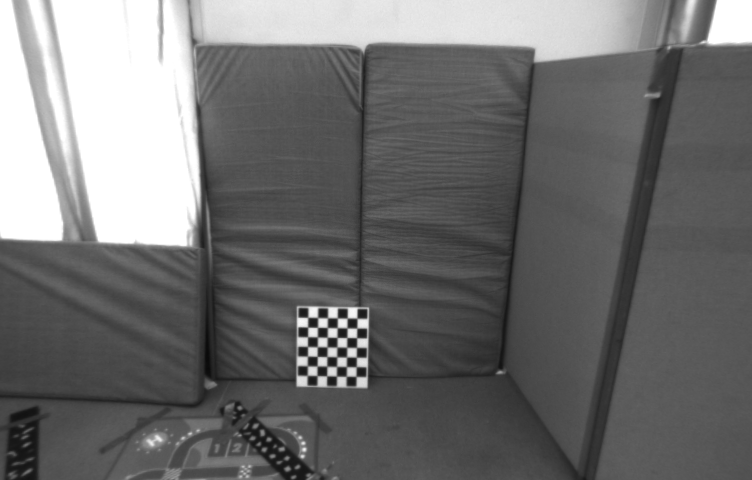
#> input picture labSession2/image1.png, 752 x 480 px
$ python plotData_v2.py
#> lines starting #> are read from the running program, lines starting #| are printed output that depends on the picture
#####################################################################################
#
# MRGCV Unizar - Computer vision - Laboratory 2
#
# Title: Homography, Fundamental Matrix and Two View SfM
#
# Date: 5 September 2024
#
#####################################################################################
#
# Authors: Jesus Bermudez, Richard Elvira, Jose Lamarca, JMM Montiel
#
# Version: 2.0
#
#####################################################################################

from mpl_toolkits.mplot3d import Axes3D

import matplotlib.pyplot as plt
import numpy as np
import cv2


# Ensamble T matrix
# [22 lines left out: functions ensamble_T, plotLabeledImagePoints, not called in this run]


def plotNumberedImagePoints(x,strColor,offset):
    """
        Plot indexes of points on a 2D image.
         -input:
             x: Points coordinates.
             strColor: Color of the text.
             offset: Offset from the point to the text.
         -output: None
         """
    for k in range(x.shape[1]):
        plt.text(x[0, k]+offset[0], x[1, k]+offset[1], str(k), color=strColor)


# [25 lines left out: functions plotLabelled3DPoints, plotNumbered3DPoints, not called in this run]

def draw3DLine(ax, xIni, xEnd, strStyle, lColor, lWidth):
    """
    Draw a segment in a 3D plot
    -input:
        ax: axis handle
        xIni: Initial 3D point.
        xEnd: Final 3D point.
        strStyle: Line style.
        lColor: Line color.
        lWidth: Line width.
    """
    ax.plot([np.squeeze(xIni[0]), np.squeeze(xEnd[0])], [np.squeeze(xIni[1]), np.squeeze(xEnd[1])], [np.squeeze(xIni[2]), np.squeeze(xEnd[2])],
            strStyle, color=lColor, linewidth=lWidth)

def drawRefSystem(ax, T_w_c, strStyle, nameStr):
    """
        Draw a reference system in a 3D plot: Red for X axis, Green for Y axis, and Blue for Z axis
    -input:
        ax: axis handle
        T_w_c: (4x4 matrix) Reference system C seen from W.
        strStyle: lines style.
        nameStr: Name of the reference system.
    """
    draw3DLine(ax, T_w_c[0:3, 3:4], T_w_c[0:3, 3:4] + T_w_c[0:3, 0:1], strStyle, 'r', 1)
    draw3DLine(ax, T_w_c[0:3, 3:4], T_w_c[0:3, 3:4] + T_w_c[0:3, 1:2], strStyle, 'g', 1)
    draw3DLine(ax, T_w_c[0:3, 3:4], T_w_c[0:3, 3:4] + T_w_c[0:3, 2:3], strStyle, 'b', 1)
    ax.text(np.squeeze( T_w_c[0, 3]+0.1), np.squeeze( T_w_c[1, 3]+0.1), np.squeeze( T_w_c[2, 3]+0.1), nameStr)

if __name__ == '__main__':
    np.set_printoptions(precision=4,linewidth=1024,suppress=True)


    # Load ground truth
    T_w_c1 = np.loadtxt('T_w_c1.txt')
    T_w_c2 = np.loadtxt('T_w_c2.txt')

    K_c = np.loadtxt('K_c.txt')
    X_w = np.loadtxt('X_w.txt')

    x1 = np.loadtxt('x1Data.txt')
    x2 = np.loadtxt('x2Data.txt')


    ##Plot the 3D cameras and the 3D points
    fig3D = plt.figure(3)

    ax = plt.axes(projection='3d', adjustable='box')
    ax.set_xlabel('X')
    ax.set_ylabel('Y')
    ax.set_zlabel('Z')

    drawRefSystem(ax, np.eye(4, 4), '-', 'W')
    drawRefSystem(ax, T_w_c1, '-', 'C1')
    drawRefSystem(ax, T_w_c2, '-', 'C2')

    ax.scatter(X_w[0, :], X_w[1, :], X_w[2, :], marker='.')
    #Wilson: Add here you point!
    #plotNumbered3DPoints(ax, X_w, 'r', (0.1, 0.1, 0.1)) # For plotting with numbers (choose one of the both options)

    #Matplotlib does not correctly manage the axis('equal')
    xFakeBoundingBox = np.linspace(0, 4, 2)
    yFakeBoundingBox = np.linspace(0, 4, 2)
    zFakeBoundingBox = np.linspace(0, 4, 2)
    plt.plot(xFakeBoundingBox, yFakeBoundingBox, zFakeBoundingBox, 'w.')
    print('Close the figure to continue. Left button for orbit, right button for zoom.')
    plt.show()
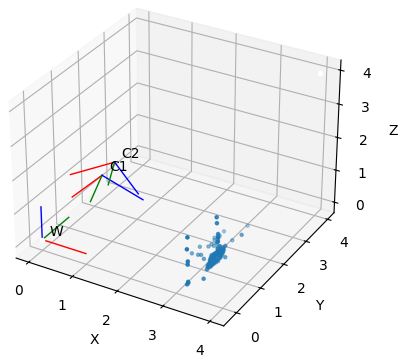
#> figure drawn by matplotlib, 1 panel

    ## 2D plotting example
    img1 = cv2.cvtColor(cv2.imread('image1.png'), cv2.COLOR_BGR2RGB)
#> img1 is the input picture: shape (480, 752, 3); min 10, max 255, mean 111.4
    img2 = cv2.cvtColor(cv2.imread('image2.png'), cv2.COLOR_BGR2RGB)
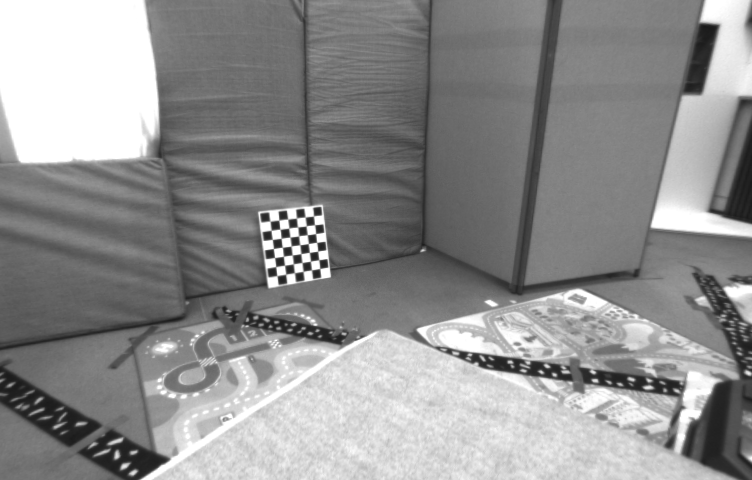
#> input picture labSession2/image2.png, 752 x 480 px
#> img2 is the input picture: shape (480, 752, 3); min 25, max 255, mean 143.5


    plt.figure(1)
    plt.imshow(img1, cmap='gray', vmin=0, vmax=255)
    plt.plot(x1[0, :], x1[1, :],'rx', markersize=10)
    plotNumberedImagePoints(x1, 'r', (10,0)) # For plotting with numbers (choose one of the both options)
    plt.title('Image 1')
    plt.draw()  # We update the figure display
    print('Click in the image to continue...')
    plt.waitforbuttonpress()
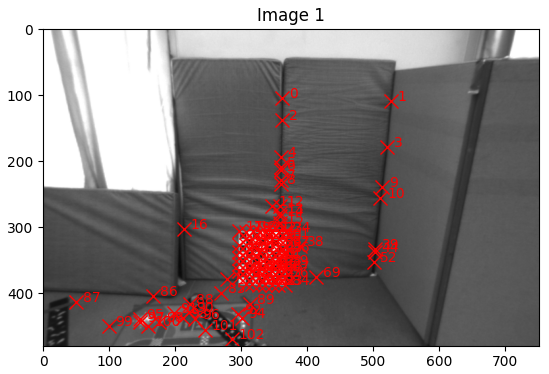
#> figure drawn by matplotlib, 1 panel

    plt.figure(2)
    plt.imshow(img2, cmap='gray', vmin=0, vmax=255)
    plt.plot(x2[0, :], x2[1, :],'rx', markersize=10)
    plotNumberedImagePoints(x2, 'r', (10,0)) # For plotting with numbers (choose one of the both options)
    plt.title('Image 2')
    plt.draw()  # We update the figure display
    print('Click in the image to continue...')
    plt.waitforbuttonpress()
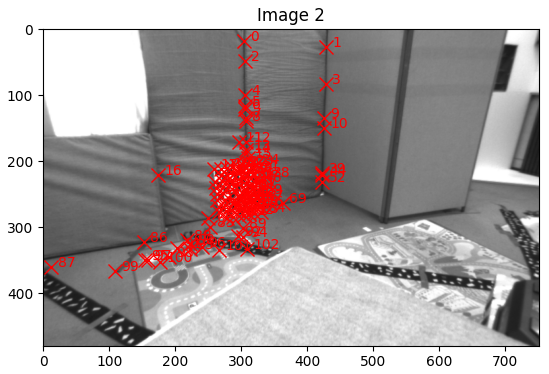
#> figure drawn by matplotlib, 1 panel
